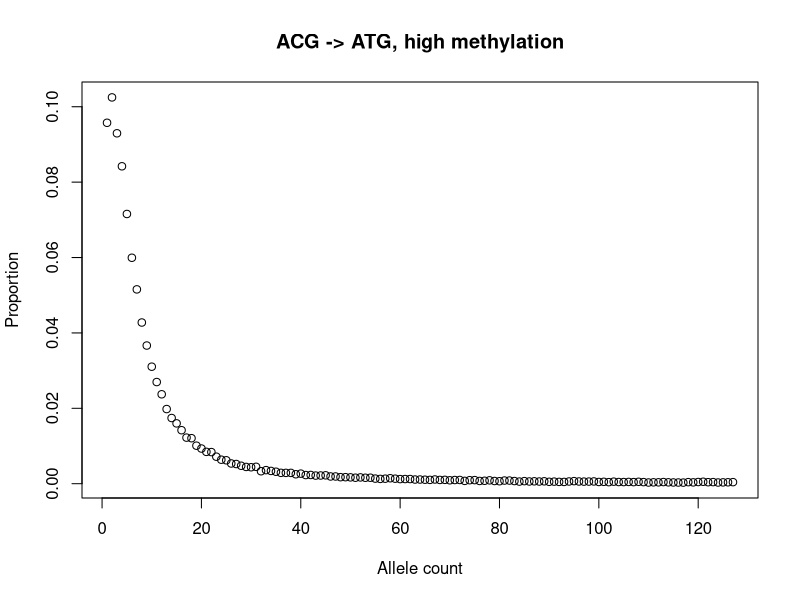

The R script that drew this image:
# LT 22/10/2021

#
# first look at SFS with mutability
require(tidyverse)

syn = read.table("syn_sfs.tsv",header=TRUE)
syn = filter(syn, protein_coding=='true')

syn= filter(syn, mu == max(syn$mu))

# filter binned categories
syn = filter(syn, cat<128)
plot(variant_count/sum(variant_count) ~cat, data=syn,
     main = 'ACG -> ATG, high methylation', xlab='Allele count', ylab='Proportion')
